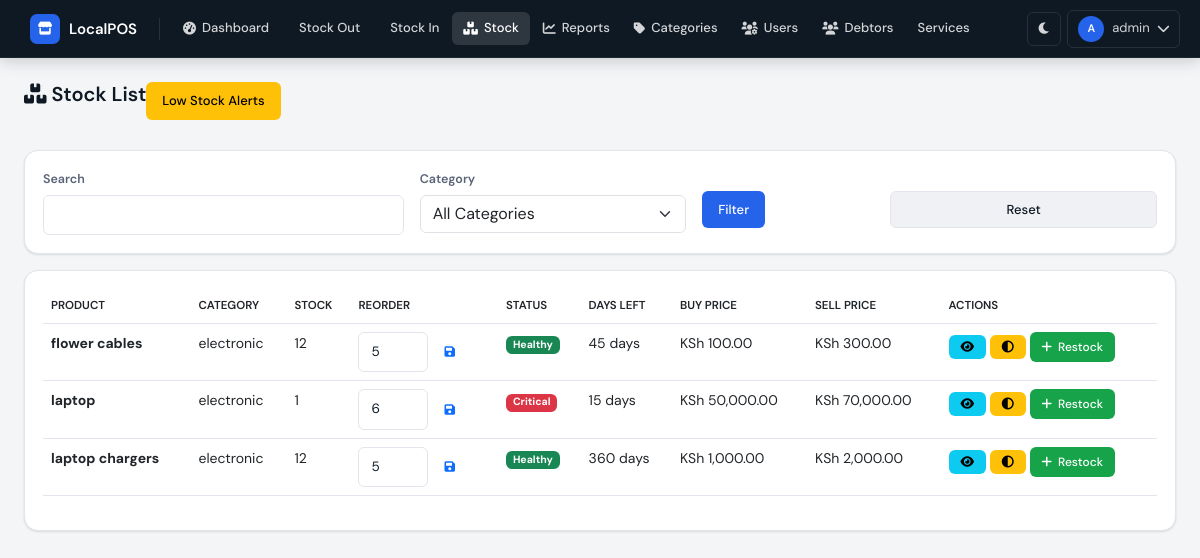
The app's page /stock/ (signed in) with its own data.
### database/models.py (models this page shows)
class User(UserMixin, db.Model):
    __tablename__ = 'users'
    id = db.Column(db.Integer, primary_key=True)
    username = db.Column(db.String(80), unique=True, nullable=False)
    password_hash = db.Column(db.String(200), nullable=False)
    full_name = db.Column(db.String(100), nullable=False)
    role = db.Column(db.String(20), default='worker')
    is_active = db.Column(db.Boolean, default=True)
    created_at = db.Column(db.DateTime, default=datetime.utcnow)
    last_login = db.Column(db.DateTime, nullable=True)
    stock_entries = db.relationship('StockEntry', backref='user', lazy=True)
    sales = db.relationship('Sale', backref='user', lazy=True)
    payments = db.relationship('Payment', backref='user', lazy=True)
    service_jobs = db.relationship('ServiceJob', backref='creator', lazy=True)
    service_history = db.relationship('ServiceHistory', backref='user', lazy=True)

class Product(db.Model):
    __tablename__ = 'products'
    id = db.Column(db.Integer, primary_key=True)
    name = db.Column(db.String(200), nullable=False)
    category_id = db.Column(db.Integer, db.ForeignKey('categories.id'), nullable=False)
    current_stock = db.Column(db.Integer, default=0)
    reorder_level = db.Column(db.Integer, default=5)
    buying_price = db.Column(db.Float, default=0.0)
    selling_price = db.Column(db.Float, default=0.0)
    unit_type = db.Column(db.String(50), default='piece')
    unit_conversion = db.Column(db.Integer, default=1)
    image_filename = db.Column(db.String(200), nullable=True)
    is_active = db.Column(db.Boolean, default=True)
    created_at = db.Column(db.DateTime, default=datetime.utcnow)
    updated_at = db.Column(db.DateTime, default=datetime.utcnow, onupdate=datetime.utcnow)
    variants = db.relationship('ProductVariant', backref='product', lazy=True)
    stock_entries = db.relationship('StockEntry', backref='product', lazy=True)
    sale_items = db.relationship('SaleItem', backref='product', lazy=True)

class Category(db.Model):
    __tablename__ = 'categories'
    id = db.Column(db.Integer, primary_key=True)
    name = db.Column(db.String(100), unique=True, nullable=False)
    description = db.Column(db.String(200))
    max_discount_percent = db.Column(db.Float, default=0.0)
    created_at = db.Column(db.DateTime, default=datetime.utcnow)
    products = db.relationship('Product', backref='category', lazy=True)

### routes/stock_management.py (the view)
@stock_bp.route('/')
@login_required
@role_required('owner', 'admin')
def stock_list():
    category_id = request.args.get('category', type=int)
    search = request.args.get('search', '')
    query = Product.query.filter_by(is_active=True)
    if category_id:
        query = query.filter_by(category_id=category_id)
    if search:
        query = query.filter(Product.name.ilike(f'%{search}%'))
    products = query.order_by(Product.name).all()
    categories = Category.query.all()
    for product in products:
        product.stock_status = get_stock_status(product)
        product.days_remaining = calculate_days_remaining(product)
    return render_template('stock_list.html', products=products, categories=categories, selected_category=category_id, search=search)

### app.py (called while the page is built)
@login_manager.user_loader
def load_user(user_id):
    return User.query.get(int(user_id))

@app.template_filter('format_currency')
def format_currency_filter(amount):
    if amount is None:
        return "KSh 0.00"
    try:
        return f"KSh {amount:,.2f}"
    except (TypeError, ValueError):
        return "KSh 0.00"

### routes/stock_management.py (called while the page is built)
def calculate_days_remaining(product):
    if product.current_stock <= 0:
        return 0
    thirty_days_ago = datetime.utcnow() - timedelta(days=30)
    avg_daily_sales = db.session.query(func.coalesce(func.sum(SaleItem.quantity) / 30.0, 0)).filter(
        SaleItem.product_id == product.id,
        SaleItem.sale.has(Sale.sale_date >= thirty_days_ago)
    ).scalar()
    if avg_daily_sales <= 0:
        return 999
    return int(product.current_stock / avg_daily_sales)

def get_stock_status(product):
    if product.current_stock <= 0:
        return {'status': 'out_of_stock', 'color': 'danger', 'text': 'Out of Stock'}
    elif product.current_stock <= product.reorder_level:
        return {'status': 'critical', 'color': 'danger', 'text': 'Critical'}
    elif product.current_stock <= product.reorder_level * 2:
        return {'status': 'low', 'color': 'warning', 'text': 'Low'}
    else:
        return {'status': 'healthy', 'color': 'success', 'text': 'Healthy'}

### utils/role_helpers.py (called while the page is built)
def role_required(*allowed_roles):
    def decorator(f):
        @wraps(f)
        def decorated_function(*args, **kwargs):
            if not current_user.is_authenticated:
                flash('Please log in to continue.', 'warning')
                return redirect(url_for('auth.login'))
            if current_user.role not in allowed_roles:
                flash('You do not have permission to access this page.', 'danger')
                return redirect(url_for('dashboard.dashboard_home'))
            return f(*args, **kwargs)
        return decorated_function
    return decorator

### templates/stock_list.html (shortened to what this page needs)
{% extends "base.html" %}
{% block content %}
<div class="page-header"><h1 class="page-title"><i class="fas fa-boxes"></i> Stock List <a href="{{ url_for('stock_management.low_stock') }}" class="btn btn-warning float-end">Low Stock Alerts</a></h1></div>
<div class="card mb-3"><div class="card-body"><form method="GET" class="row g-3"><div class="col-md-4"><label class="form-label">Search</label><input type="text" name="search" class="form-control" value="{{ search }}"></div><div class="col-md-3"><label class="form-label">Category</label><select name="category" class="form-select"><option value="">All Categories</option>{% for cat in categories %}<option value="{{ cat.id }}" {% if selected_category == cat.id %}selected{% endif %}>{{ cat.name }}</option>{% endfor %}</select></div><div class="col-md-2"><label>&nbsp;</label><button type="submit" class="btn btn-primary d-block">Filter</button></div><div class="col-md-3"><label>&nbsp;</label><a href="{{ url_for('stock_management.stock_list') }}" class="btn btn-secondary d-block">Reset</a></div></form></div></div>
<div class="card"><div class="card-body"><div class="table-wrapper"><table class="table"><thead><tr><th>Product</th><th>Category</th><th>Stock</th><th>Reorder</th><th>Status</th><th>Days Left</th><th>Buy Price</th><th>Sell Price</th><th>Actions</th></tr></thead><tbody>{% for p in products %}<tr><td><strong>{{ p.name }}</strong></td><td>{{ p.category.name }}</td><td>{{ p.current_stock }}</td><td><form method="POST" action="{{ url_for('stock_management.update_reorder_level', product_id=p.id) }}" class="d-flex"><input type="number" name="reorder_level" value="{{ p.reorder_level }}" class="form-control form-control-sm" style="width:70px;"><button type="submit" class="btn btn-sm btn-outline-primary ms-1"><i class="fas fa-save"></i></button></form></td><td><span class="badge bg-{{ p.stock_status.color }}">{{ p.stock_status.text }}</span></td><td>{% if p.days_remaining == 999 %}No sales{% elif p.days_remaining <= 0 %}Out of stock{% else %}{{ p.days_remaining }} days{% endif %}</td><td>{{ p.buying_price|format_currency }}</td><td>{{ p.selling_price|format_currency }}</td><td><a href="{{ url_for('stock_management.product_detail', product_id=p.id) }}" class="btn btn-sm btn-info"><i class="fas fa-eye"></i></a> <a href="{{ url_for('stock_management.adjust_stock', product_id=p.id) }}" class="btn btn-sm btn-warning"><i class="fas fa-adjust"></i></a> <a href="{{ url_for('stock_in.stock_in_page') }}" class="btn btn-sm btn-success"><i class="fas fa-plus"></i> Restock</a></td></tr>{% else %}<tr><td colspan="9" class="text-center">No products found</td></tr>{% endfor %}</tbody></table></div></div></div>
{% endblock %}

### templates/base.html (shortened to what this page needs)
<!DOCTYPE html>
<html lang="en" data-theme="light">
<head>
    <link rel="stylesheet" href="{{ url_for('static', filename='css/bootstrap.min.css') }}">
    <link rel="stylesheet" href="https://cdnjs.cloudflare.com/ajax/libs/font-awesome/6.0.0/css/all.min.css">
    <link rel="stylesheet" href="{{ url_for('static', filename='css/custom.css') }}">
</head>
<body>
{% if current_user.is_authenticated %}
<header class="topbar">
    <a class="topbar-brand" href="{{ url_for('dashboard.dashboard_home') }}"><span class="brand-icon"><i class="fas fa-store"></i></span>LocalPOS</a>
    <nav class="topbar-nav">
        <a class="nav-link-item" href="{{ url_for('dashboard.dashboard_home') }}"><i class="fas fa-gauge-high"></i> Dashboard</a>
        <a class="nav-link-item" href="{{ url_for('stock_out.stock_out_page') }}"> Stock Out</a>
        {% if current_user.role in ['owner', 'admin'] %}
        <a class="nav-link-item" href="{{ url_for('stock_in.stock_in_page') }}"> Stock In</a>
        <a class="nav-link-item" href="{{ url_for('stock_management.stock_list') }}"><i class="fas fa-boxes-stacked"></i> Stock</a>
        <a class="nav-link-item" href="{{ url_for('reports.reports_page') }}"><i class="fas fa-chart-line"></i> Reports</a>
        <a class="nav-link-item" href="{{ url_for('categories.manage_categories') }}"><i class="fas fa-tag"></i> Categories</a>
        <a class="nav-link-item" href="{{ url_for('users.list_users') }}"><i class="fas fa-users-gear"></i> Users</a>
        {% endif %}
        <a class="nav-link-item" href="{{ url_for('debtors.debtors_list') }}"><i class="fas fa-users"></i> Debtors</a>
        <a class="nav-link-item" href="{{ url_for('services.list_services') }}">Services</a>
    </nav>
    <div class="topbar-actions">
        <button class="theme-toggle" id="themeToggle"><i class="fas fa-moon" id="themeIcon"></i></button>
        <div class="dropdown-wrapper">
            <button class="user-btn" id="userMenuBtn"><span class="user-avatar">{{ current_user.username[0]|upper }}</span> {{ current_user.username }} <i class="fas fa-chevron-down"></i></button>
        </div>
    </div>
</header>
{% endif %}
<main class="page-wrapper">
    {% block content %}{% endblock %}
</main>
</body>
</html>

### records on screen
User: username "A", username "admin"
Product: name "flower cables", category.name "electronic", current_stock "12", reorder_level "5", stock_status.text "Healthy", days_remaining "45", buying_price "KSh 100.00", selling_price "KSh 300.00"
Product: name "laptop", category.name "electronic", current_stock "1", reorder_level "6", stock_status.text "Critical", days_remaining "15", buying_price "KSh 50,000.00", selling_price "KSh 70,000.00"
Product: name "laptop chargers", category.name "electronic", current_stock "12", reorder_level "5", stock_status.text "Healthy", days_remaining "360", buying_price "KSh 1,000.00", selling_price "KSh 2,000.00"
